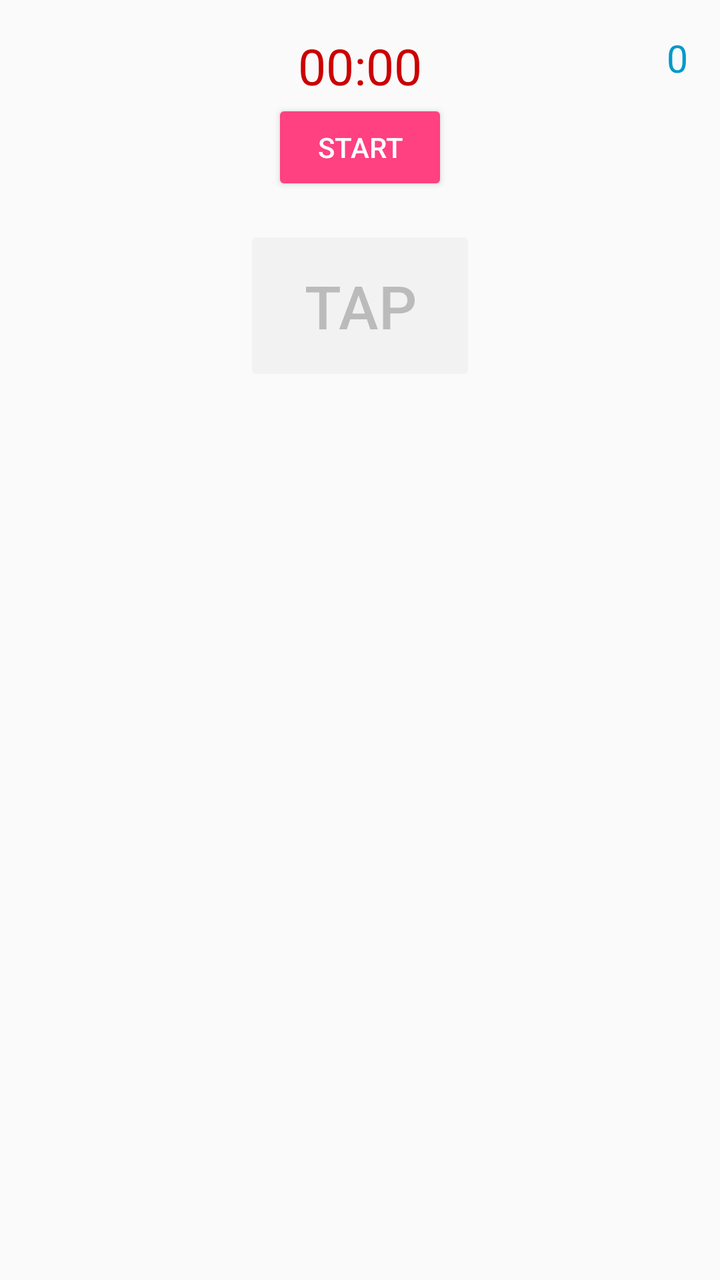
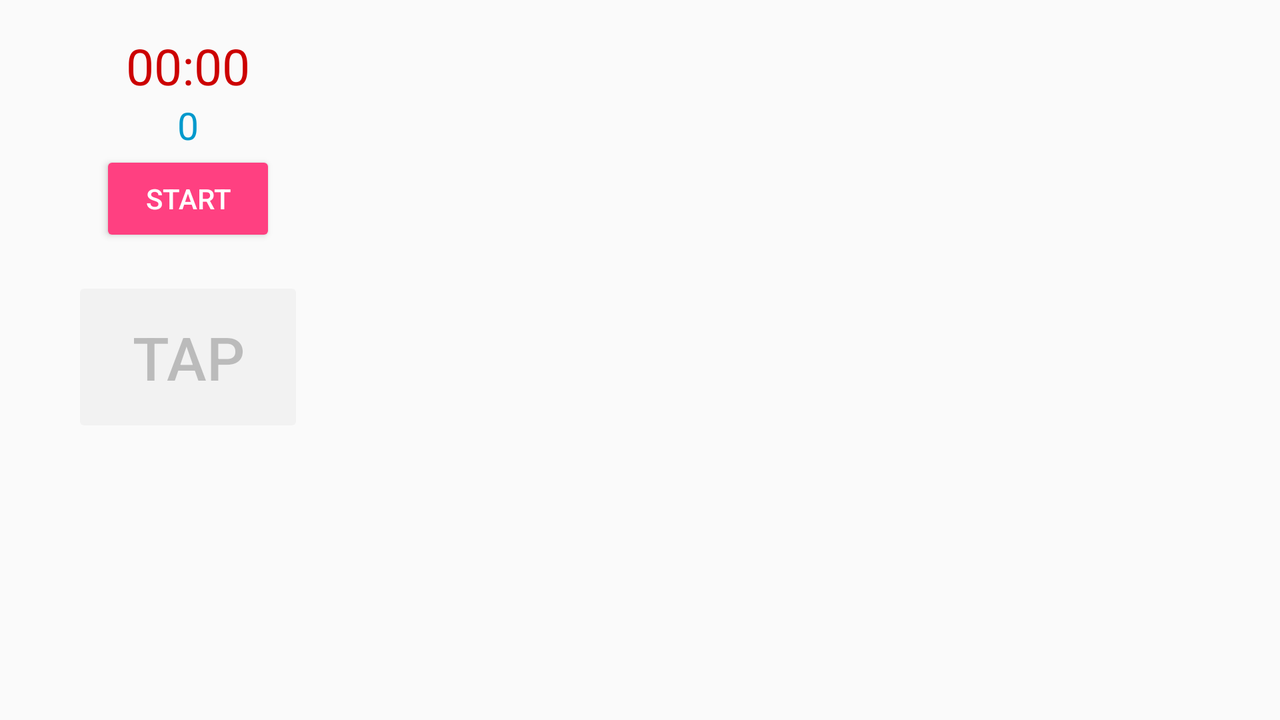

One screen, two layout resources from the same app: the default and the repository's alternative for another configuration. Each is rendered where Android would select it; the XML of both is given below.
<!-- AndroidManifest.xml: application theme AppTheme -->
<!-- res/layout/activity_count.xml -->
<?xml version="1.0" encoding="utf-8"?>
<RelativeLayout xmlns:android="http://schemas.android.com/apk/res/android"
    xmlns:tools="http://schemas.android.com/tools"
    android:layout_width="match_parent"
    android:layout_height="match_parent"
    android:orientation="vertical"
    android:paddingBottom="@dimen/activity_vertical_margin"
    android:paddingLeft="@dimen/activity_horizontal_margin"
    android:paddingRight="@dimen/activity_horizontal_margin"
    android:paddingTop="@dimen/activity_vertical_margin"
    tools:context=".TapCountActivity">

    <Chronometer
        android:id="@+id/tv_time"
        android:layout_width="wrap_content"
        android:layout_height="wrap_content"
        android:layout_centerHorizontal="true"
        android:text="Hello World!"
        android:textColor="@android:color/holo_red_dark"
        android:textSize="25sp" />

    <android.support.v7.widget.AppCompatTextView
        android:id="@+id/tv_score"
        android:layout_width="wrap_content"
        android:layout_height="wrap_content"
        android:layout_alignParentRight="true"
        android:gravity="right"
        android:text="@string/default_tap_count"
        android:textColor="@android:color/holo_blue_dark"
        android:textSize="19sp" />

    <android.support.v7.widget.AppCompatButton
        android:id="@+id/bt_start"
        style="@style/Widget.AppCompat.Button.Colored"
        android:layout_width="wrap_content"
        android:layout_height="wrap_content"
        android:layout_below="@id/tv_time"
        android:layout_centerHorizontal="true"
        android:text="START" />

    <android.support.v7.widget.AppCompatButton
        android:id="@+id/bt_tap"
        style="@style/Widget.AppCompat.Button.Colored"
        android:layout_width="wrap_content"
        android:layout_height="wrap_content"
        android:layout_below="@id/bt_start"
        android:layout_centerHorizontal="true"
        android:layout_marginTop="15dp"
        android:enabled="false"
        android:paddingBottom="20dp"
        android:paddingLeft="30dp"
        android:paddingRight="30dp"
        android:paddingTop="20dp"
        android:text="TAP"
        android:textSize="30sp" />

    <FrameLayout
        android:id="@+id/fl_result_fragment"
        android:layout_width="match_parent"
        android:layout_height="match_parent"
        android:layout_below="@id/bt_tap" />
</RelativeLayout>
<!-- resources referenced by this layout -->
<resources>
  <dimen name="activity_horizontal_margin">16dp</dimen>
  <dimen name="activity_vertical_margin">16dp</dimen>
  <string name="default_tap_count">0</string>
  <style name="AppTheme" parent="Theme.AppCompat.Light.DarkActionBar">
          
          <item name="colorPrimary">@color/colorPrimary</item>
          <item name="colorPrimaryDark">@color/colorPrimaryDark</item>
          <item name="colorAccent">@color/colorAccent</item>
      </style>
  <color name="colorPrimary">#3F51B5</color>
  <color name="colorPrimaryDark">#303F9F</color>
  <color name="colorAccent">#FF4081</color>
</resources>
<!-- res/layout-land/activity_count.xml (the repository's variant of the layout above) -->
<!-- drawn on the phone turned sideways -->
<?xml version="1.0" encoding="utf-8"?>
<LinearLayout xmlns:android="http://schemas.android.com/apk/res/android"
    xmlns:tools="http://schemas.android.com/tools"
    android:layout_width="match_parent"
    android:layout_height="match_parent"
    android:orientation="horizontal"
    android:paddingBottom="@dimen/activity_vertical_margin"
    android:paddingLeft="@dimen/activity_horizontal_margin"
    android:paddingRight="@dimen/activity_horizontal_margin"
    android:paddingTop="@dimen/activity_vertical_margin"
    tools:context=".TapCountActivity">

    <LinearLayout
        android:layout_width="wrap_content"
        android:layout_height="match_parent"
        android:orientation="vertical"
        android:paddingLeft="20dp"
        android:paddingRight="20dp">

        <Chronometer
            android:id="@+id/tv_time"
            android:layout_width="wrap_content"
            android:layout_height="wrap_content"
            android:layout_gravity="center_horizontal"
            android:text="Hello World!"
            android:textColor="@android:color/holo_red_dark"
            android:textSize="25sp" />

        <android.support.v7.widget.AppCompatTextView
            android:id="@+id/tv_score"
            android:layout_width="wrap_content"
            android:layout_height="wrap_content"
            android:layout_gravity="center_horizontal"
            android:text="@string/default_tap_count"
            android:textColor="@android:color/holo_blue_dark"
            android:textSize="19sp" />

        <android.support.v7.widget.AppCompatButton
            android:id="@+id/bt_start"
            style="@style/Widget.AppCompat.Button.Colored"
            android:layout_width="wrap_content"
            android:layout_height="wrap_content"
            android:layout_gravity="center_horizontal"
            android:text="@string/bt_start_text" />

        <android.support.v7.widget.AppCompatButton
            android:id="@+id/bt_tap"
            style="@style/Widget.AppCompat.Button.Colored"
            android:layout_width="wrap_content"
            android:layout_height="wrap_content"
            android:layout_gravity="center_horizontal"
            android:layout_marginTop="15dp"
            android:enabled="false"
            android:paddingBottom="20dp"
            android:paddingLeft="30dp"
            android:paddingRight="30dp"
            android:paddingTop="20dp"
            android:text="@string/bt_tap_text"
            android:textSize="30sp" />
    </LinearLayout>

    <FrameLayout
        android:id="@+id/fl_result_fragment"
        android:layout_width="0dp"
        android:layout_height="match_parent"
        android:layout_weight="1" />
</LinearLayout>
<!-- resources referenced by the variant -->
<!-- as the phone turned sideways resolves them -->
<resources>
  <dimen name="activity_horizontal_margin">16dp</dimen>
  <dimen name="activity_vertical_margin">16dp</dimen>
  <string name="bt_start_text">START</string>
  <string name="bt_tap_text">TAP</string>
  <string name="default_tap_count">0</string>
  <style name="AppTheme" parent="Theme.AppCompat.Light.DarkActionBar">
          
          <item name="colorPrimary">@color/colorPrimary</item>
          <item name="colorPrimaryDark">@color/colorPrimaryDark</item>
          <item name="colorAccent">@color/colorAccent</item>
      </style>
  <color name="colorPrimary">#3F51B5</color>
  <color name="colorPrimaryDark">#303F9F</color>
  <color name="colorAccent">#FF4081</color>
</resources>
